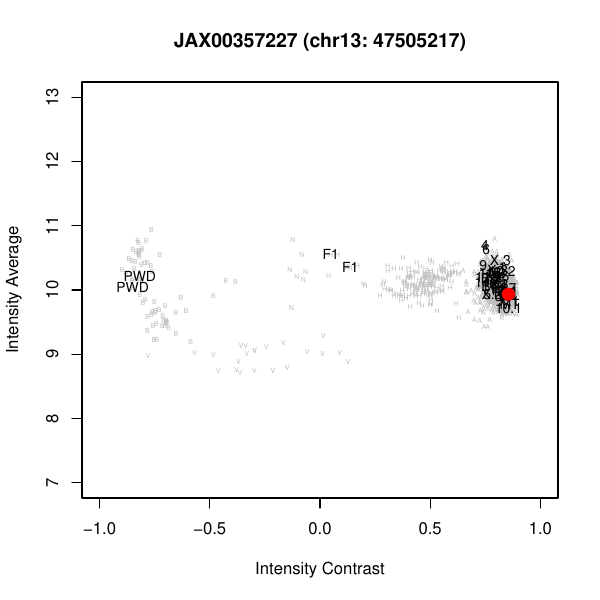

Write the R code that produced this figure.
load("Figure3.RData")

pdf("Figure3.pdf", width=6, height=6)
  plot(x=as.numeric(xi), y=as.numeric(yi), main=ti, type="n", xlim=c(-1,1), ylim=c(7,13),
     xlab = "Intensity Contrast", ylab="Intensity Average")
  text(x=as.numeric(xi), y=as.numeric(yi), as.character(vi), cex=0.4, col=pal[as.character(vi)])  
  text(x=contj, y=avgj, texti, cex=0.8)
  coveredj = texti == "13"
  points(x=contj[coveredj], y=avgj[coveredj], pch=19, col="red", cex=1.6)
dev.off()